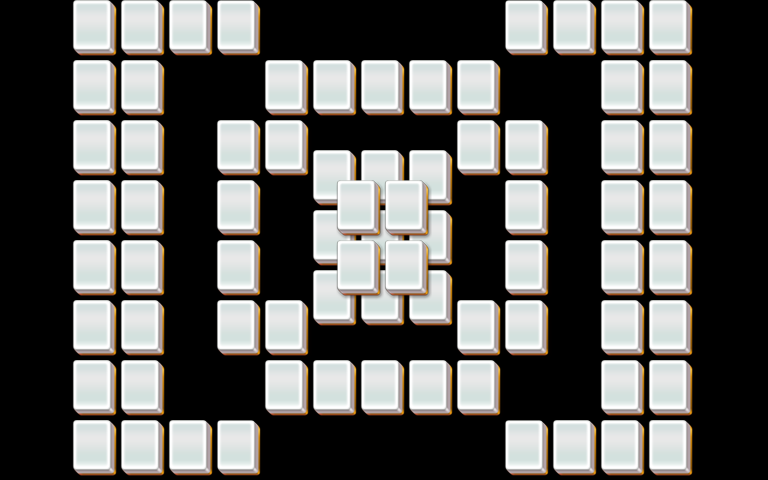

Rendered tile map (Tiled .tmx) drawn with the repository's tilesets; below, a short description and the map source with its tile grids summarised:
An orthogonal 32x16 tile map with 24x30 px tiles, 3 tile layers (layer1, layer2, layer3).

<map version="1.0" orientation="orthogonal" width="32" height="16" tilewidth="24" tileheight="30">
 <properties>
  <property name="species" value="25" />
 </properties>
 <tileset firstgid="1" name="mahjong" tilewidth="48" tileheight="60">
  <image source="mahjong.png" />
 </tileset>
 <layer name="layer1" width="32" height="16">
  <data>[512 cells, 71 non-empty, 1 distinct tile ids]</data>
 </layer>
 <layer name="layer2" width="32" height="16">
  <data>[512 cells, 67 non-empty, 1 distinct tile ids]</data>
 </layer>
 <layer name="layer3" width="32" height="16">
  <data>[512 cells, 20 non-empty, 1 distinct tile ids]</data>
 </layer>
</map>
